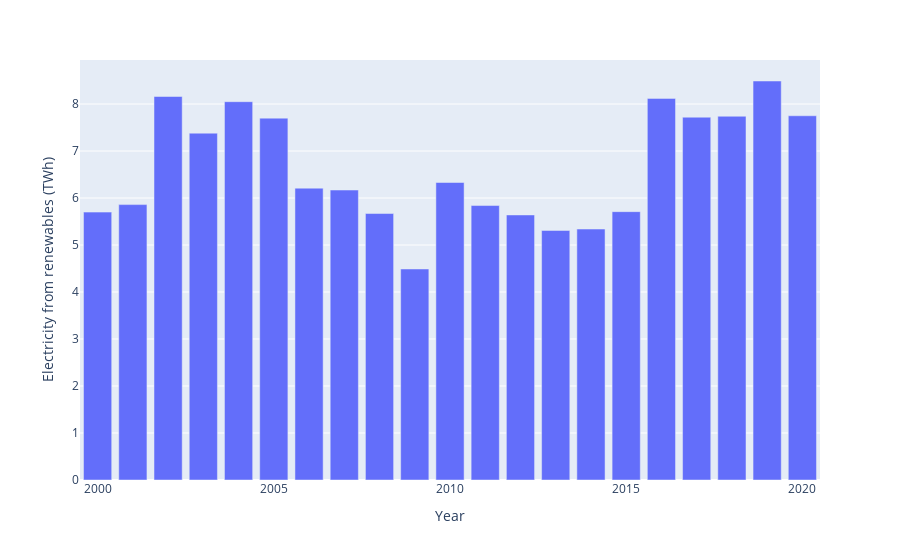

Notebook source saved alongside this figure:
### Code cell
px.bar(
    data_frame= df_nigeria,
    x = 'Year',
    y= 'Electricity from renewables (TWh)'
    #title = 
)

### Figure 1 — Plotly figure (JSON) as saved in the notebook; plotly's stock layout.template omitted (floating-point values rounded to 4 significant figures)
{"data": [{"alignmentgroup": "True", "hovertemplate": "Year=%{x}<br>Electricity from renewables (TWh)=%{y}<extra></extra>", "legendgroup": "", "marker": {"color": "#636efa", "pattern": {"shape": ""}}, "name": "", "offsetgroup": "", "orientation": "v", "showlegend": false, "textposition": "auto", "type": "bar", "x": [2000, 2001, 2002, 2003, 2004, 2005, 2006, 2007, 2008, 2009, 2010, 2011, 2012, 2013, 2014, 2015, 2016, 2017, 2018, 2019, 2020], "xaxis": "x", "y": [5.7, 5.86, 8.16, 7.38, 8.05, 7.7, 6.21, 6.17, 5.67, 4.49, 6.33, 5.84, 5.64, 5.31, 5.34, 5.71, 8.12, 7.72, 7.74, 8.49, 7.75], "yaxis": "y"}], "layout": {"autosize": true, "barmode": "relative", "legend": {"tracegroupgap": 0}, "margin": {"t": 60}, "xaxis": {"anchor": "y", "autorange": true, "domain": [0, 1], "range": [2000.0, 2020.0], "title": {"text": "Year"}, "type": "linear"}, "yaxis": {"anchor": "x", "autorange": true, "domain": [0, 1], "range": [0, 8.937], "title": {"text": "Electricity from renewables (TWh)"}, "type": "linear"}}}
